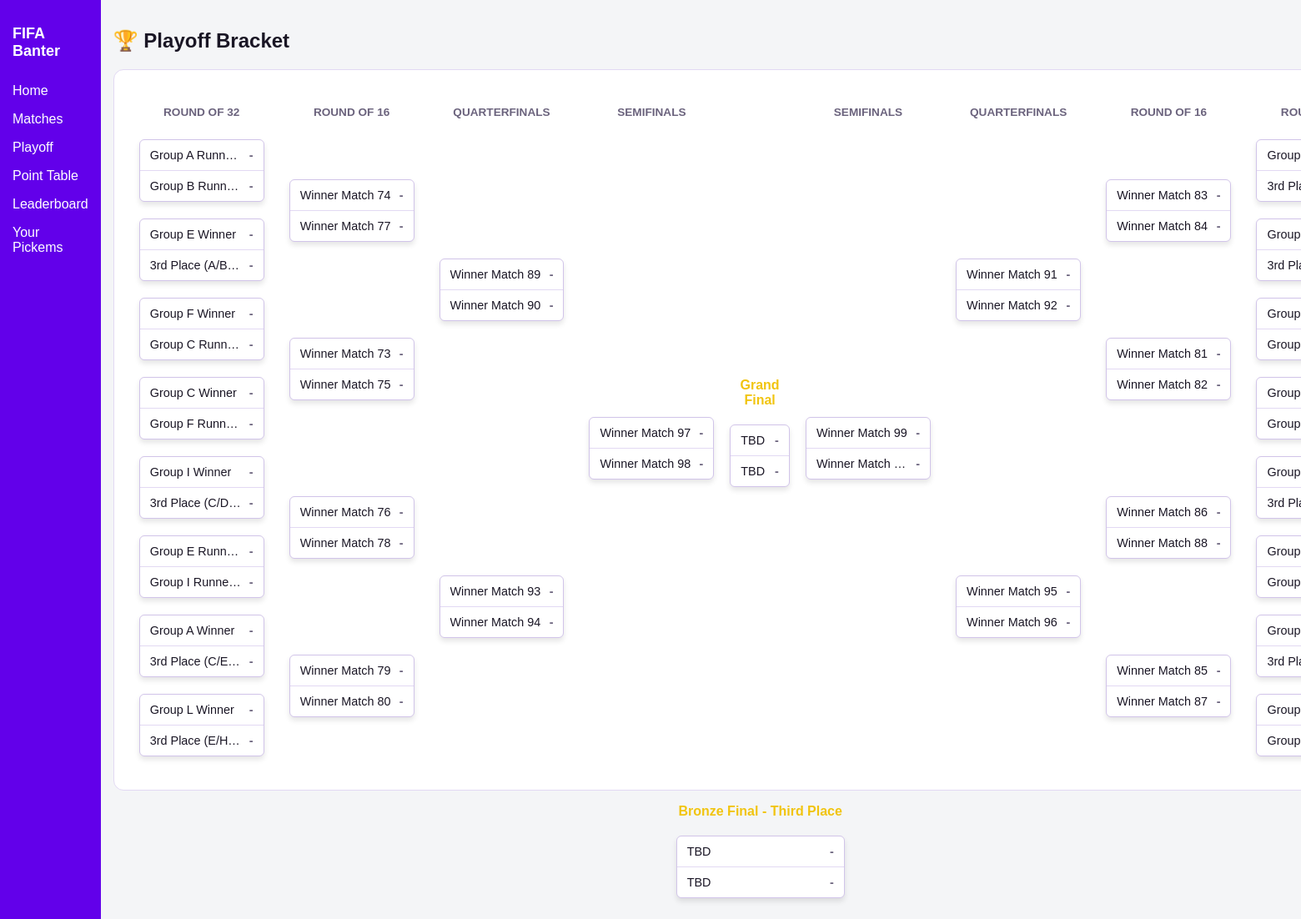
Page /playoff/ (signed in) on the committed database.
### banter/models.py (models this page shows, shortened)
class Match(models.Model):
    match_id = models.IntegerField(unique=True)
    home_team = models.CharField(max_length=50)
    away_team = models.CharField(max_length=50)
    date = models.DateTimeField()
    stage = models.CharField(max_length=20)
    status = models.CharField(max_length=20)
    home_score = models.IntegerField(null=True, blank=True)
    away_score = models.IntegerField(null=True, blank=True)
    winner = models.CharField(max_length=50, null=True, blank=True)

### banter/views.py (the view)
# urls.py: path("playoff/", views.bracket_view),
def bracket_view(request):
    matches = Match.objects.all()
    bracket = {
        "R32": matches.filter(stage="KNOCKOUT-R32"),
        "R16": matches.filter(stage="KNOCKOUT-R16"),
        "QF": matches.filter(stage="Quater-Final"),
        "SF": matches.filter(stage="Semi-Final"),
        "BF" : matches.filter(stage="Bronze-Final"),
        "FF": matches.filter(stage="Final"),
    }
    return render(request, "bracket.html", {
        "bracket": bracket
    })

### templates/bracket.html (shortened to what this page needs)
{% extends "base.html" %}
{% block content %}
<h2>🏆 Playoff Bracket</h2>
<div class="bracket-container">
    <div class="bracket-side side-left">
        <div class="round r32">
            <h3>Round of 32</h3>
            <ul class="match-list">
                {% for m in bracket.R32|slice:":8" %}
                    <li class="match">
                        <div class="team {% if m.home_winner %}winner{% endif %}">
                            <span class="team-name">{{ m.home_team|default:"TBD" }}</span>
                            <span class="score">{{ m.home_score|default:"-" }}</span>
                        </div>
                        <div class="team {% if m.away_winner %}winner{% endif %}">
                            <span class="team-name">{{ m.away_team|default:"TBD" }}</span>
                            <span class="score">{{ m.away_score|default:"-" }}</span>
                        </div>
                    </li>
                {% endfor %}
            </ul>
        </div>
        <div class="round r16">
            <h3>Round of 16</h3>
            <ul class="match-list">
                {% for m in bracket.R16|slice:":4" %}
                    <li class="match">
                        <div class="team {% if m.home_winner %}winner{% endif %}">
                            <span class="team-name">{{ m.home_team|default:"TBD" }}</span>
                            <span class="score">{{ m.home_score|default:"-" }}</span>
                        </div>
                        <div class="team {% if m.away_winner %}winner{% endif %}">
                            <span class="team-name">{{ m.away_team|default:"TBD" }}</span>
                            <span class="score">{{ m.away_score|default:"-" }}</span>
                        </div>
                    </li>
                {% endfor %}
            </ul>
        </div>
        <div class="round qf">
            <h3>Quarterfinals</h3>
            <ul class="match-list">
                {% for m in bracket.QF|slice:":2" %}
                    <li class="match">
                        <div class="team {% if m.home_winner %}winner{% endif %}">
                            <span class="team-name">{{ m.home_team|default:"TBD" }}</span>
                            <span class="score">{{ m.home_score|default:"-" }}</span>
                        </div>
                        <div class="team {% if m.away_winner %}winner{% endif %}">
                            <span class="team-name">{{ m.away_team|default:"TBD" }}</span>
                            <span class="score">{{ m.away_score|default:"-" }}</span>
                        </div>
                    </li>
                {% endfor %}
            </ul>
        </div>
        <div class="round sf">
            <h3>Semifinals</h3>
            <ul class="match-list">
                {% for m in bracket.SF|slice:":1" %}
                    <li class="match">
                        <div class="team {% if m.home_winner %}winner{% endif %}">
                            <span class="team-name">{{ m.home_team|default:"TBD" }}</span>
                            <span class="score">{{ m.home_score|default:"-" }}</span>
                        </div>
                        <div class="team {% if m.away_winner %}winner{% endif %}">
                            <span class="team-name">{{ m.away_team|default:"TBD" }}</span>
                            <span class="score">{{ m.away_score|default:"-" }}</span>
                        </div>
                    </li>
                {% endfor %}
            </ul>
        </div>
    </div>
    <div class="final-center">
        <h3>Grand Final</h3>
        <div class="match final-match">
            <div class="team {% if bracket.FINAL.home_winner %}winner{% endif %}">
                <span class="team-name">{{ bracket.FINAL.home_team|default:"TBD" }}</span>
                <span class="score">{{ bracket.FINAL.home_score|default:"-" }}</span>
            </div>
            <div class="team {% if bracket.FINAL.away_winner %}winner{% endif %}">
                <span class="team-name">{{ bracket.FINAL.away_team|default:"TBD" }}</span>
                <span class="score">{{ bracket.FINAL.away_score|default:"-" }}</span>
            </div>
        </div>
    </div>
    <div class="bracket-side side-right">
        <div class="round r32">
            <h3>Round of 32</h3>
            <ul class="match-list">
                {% for m in bracket.R32|slice:"8:" %}
                    <li class="match">
                        <div class="team {% if m.home_winner %}winner{% endif %}">
                            <span class="team-name">{{ m.home_team|default:"TBD" }}</span>
                        </div>
                        <div class="team {% if m.away_winner %}winner{% endif %}">
                            <span class="team-name">{{ m.away_team|default:"TBD" }}</span>
                        </div>
                    </li>
                {% endfor %}
            </ul>
        </div>
        <div class="round r16">
            <h3>Round of 16</h3>
            <ul class="match-list">
                {% for m in bracket.R16|slice:"4:" %}
                    <li class="match">
                        <div class="team {% if m.home_winner %}winner{% endif %}">
                            <span class="team-name">{{ m.home_team|default:"TBD" }}</span>
                            <span class="score">{{ m.home_score|default:"-" }}</span>
                        </div>
                        <div class="team {% if m.away_winner %}winner{% endif %}">
                            <span class="team-name">{{ m.away_team|default:"TBD" }}</span>
                            <span class="score">{{ m.away_score|default:"-" }}</span>
                        </div>
                    </li>
                {% endfor %}
            </ul>
        </div>
        <div class="round qf">
            <h3>Quarterfinals</h3>
            <ul class="match-list">
                {% for m in bracket.QF|slice:"2:" %}
                    <li class="match">
                        <div class="team {% if m.home_winner %}winner{% endif %}">
                            <span class="team-name">{{ m.home_team|default:"TBD" }}</span>
                            <span class="score">{{ m.home_score|default:"-" }}</span>
                        </div>
                        <div class="team {% if m.away_winner %}winner{% endif %}">
                            <span class="team-name">{{ m.away_team|default:"TBD" }}</span>
                            <span class="score">{{ m.away_score|default:"-" }}</span>
                        </div>
                    </li>
                {% endfor %}
            </ul>
        </div>
        <div class="round sf">
            <h3>Semifinals</h3>
            <ul class="match-list">
                {% for m in bracket.SF|slice:"1:" %}
                    <li class="match">
                        <div class="team {% if m.home_winner %}winner{% endif %}">
                            <span class="team-name">{{ m.home_team|default:"TBD" }}</span>
                            <span class="score">{{ m.home_score|default:"-" }}</span>
                        </div>
                        <div class="team {% if m.away_winner %}winner{% endif %}">
                            <span class="team-name">{{ m.away_team|default:"TBD" }}</span>
                            <span class="score">{{ m.away_score|default:"-" }}</span>
                        </div>
                    </li>
                {% endfor %}
            </ul>
        </div>
    </div>
</div>
    <div class="final-center">
        <h3>Bronze Final - Third Place</h3>
        <div class="match final-match">
            <div class="team {% if bracket.BF.home_winner %}winner{% endif %}">
                <span class="team-name">{{ bracket.FINAL.home_team|default:"TBD" }}</span>
                <span class="score">{{ bracket.FINAL.home_score|default:"-" }}</span>
            </div>
            <div class="team {% if bracket.BF.away_winner %}winner{% endif %}">
                <span class="team-name">{{ bracket.FINAL.away_team|default:"TBD" }}</span>
                <span class="score">{{ bracket.FINAL.away_score|default:"-" }}</span>
            </div>
        </div>
    </div>
{% endblock %}

### templates/base.html (style rules this page uses)
:root { --bg-main: #f4f5f7; --bg-card: #ffffff; --bg-card-hover: #f0ecfa; --bg-comment-other: #e9e5f3; --bg-comment-mine: #f1ebff; --bg-bracket-container: #ffffff; --bg-match: #ffffff; --bg-winner: #f0ecfa; --border-color: #e2d9f3; --border-match: #d1c4e9; --text-main: #1a1625; --text-muted: #6b637d; --text-winner: #7c4dff; --brand-primary: #6200ea; --brand-text: #ffffff; }
html, body { margin: 0; padding: 0; font-family: Arial, sans-serif; background: var(--bg-main); color: var(--text-main); transition: background 0.3s ease, color 0.3s ease; }
.bracket-container { display: grid; grid-template-columns: 4fr 2fr 4fr; gap: 20px; align-items: center; background: var(--bg-bracket-container); padding: 30px; border-radius: 12px; overflow-x: auto; border: 1px solid var(--border-color); }
.bracket-side { display: flex; gap: 30px; }
.side-left { flex-direction: row; }
.side-right { flex-direction: row-reverse; }
.round { display: flex; flex-direction: column; justify-content: space-around; flex: 1; min-width: 140px; }
.round h3 { text-align: center; font-size: 0.85rem; color: var(--text-muted); text-transform: uppercase; margin-bottom: 15px; }
.match-list { list-style: none; padding: 0; margin: 0; display: flex; flex-direction: column; justify-content: space-around; height: 100%; min-height: 600px; }
.match { position: relative; background: var(--bg-match); border: 1px solid var(--border-match); border-radius: 6px; overflow: hidden; margin: 10px 0; box-shadow: 0 4px 6px rgba(0,0,0,0.1); }
.team { display: flex; justify-content: space-between; padding: 10px 12px; font-size: 0.9rem; border-bottom: 1px solid var(--border-color); }
.team:last-child { border-bottom: none; }
.team-name { white-space: nowrap; overflow: hidden; text-overflow: ellipsis; max-width: 110px; }
.score { font-weight: bold; color: var(--text-muted); padding-left: 10px; }
.final-center { display: flex; flex-direction: column; align-items: center; justify-content: center; text-align: center; }
.final-center h3 { font-size: 1rem; color: #f1c40f; margin-bottom: 10px; }
.final-match { width: 100%; max-width: 200px; }

### rows in the picture
Match: home_team "Group A Runn…", home_score "-", away_team "Group B Runn…", away_score "-"
Match: home_team "Group E Winner", home_score "-", away_team "3rd Place (A/B…", away_score "-"
Match: home_team "Group F Winner", home_score "-", away_team "Group C Runn…", away_score "-"
Match: home_team "Group C Winner", home_score "-", away_team "Group F Runn…", away_score "-"
Match: home_team "Group I Winner", home_score "-", away_team "3rd Place (C/D…", away_score "-"
Match: home_team "Group E Runn…", home_score "-", away_team "Group I Runne…", away_score "-"
Match: home_team "Group A Winner", home_score "-", away_team "3rd Place (C/E…", away_score "-"
Match: home_team "Group L Winner", home_score "-", away_team "3rd Place (E/H…", away_score "-"
Match: home_team "Winner Match 74", home_score "-", away_team "Winner Match 77", away_score "-"
Match: home_team "Winner Match 73", home_score "-", away_team "Winner Match 75", away_score "-"
Match: home_team "Winner Match 76", home_score "-", away_team "Winner Match 78", away_score "-"
Match: home_team "Winner Match 79", home_score "-", away_team "Winner Match 80", away_score "-"
Match: home_team "Winner Match 89", home_score "-", away_team "Winner Match 90", away_score "-"
Match: home_team "Winner Match 93", home_score "-", away_team "Winner Match 94", away_score "-"
Match: home_team "Winner Match 97", home_score "-", away_team "Winner Match 98", away_score "-"
Match: home_team "Group…", away_team "3rd Place (B/E…"
Match: home_team "Group…", away_team "3rd Place (A/E…"
Match: home_team "Group K Runn…", away_team "Group L Runn…"
Match: home_team "Group…", away_team "Group J Runn…"
Match: home_team "Group…", away_team "3rd Place (E/F…"
Match: home_team "Group…", away_team "Group H Runn…"
Match: home_team "Group…", away_team "3rd Place (D/E…"
Match: home_team "Group D Runn…", away_team "Group G Runn…"
Match: home_team "Winner Match 83", home_score "-", away_team "Winner Match 84", away_score "-"
Match: home_team "Winner Match 81", home_score "-", away_team "Winner Match 82", away_score "-"
Match: home_team "Winner Match 86", home_score "-", away_team "Winner Match 88", away_score "-"
Match: home_team "Winner Match 85", home_score "-", away_team "Winner Match 87", away_score "-"
Match: home_team "Winner Match 91", home_score "-", away_team "Winner Match 92", away_score "-"
Match: home_team "Winner Match 95", home_score "-", away_team "Winner Match 96", away_score "-"
Match: home_team "Winner Match 99", home_score "-", away_team "Winner Match…", away_score "-"

### other values in the picture
{{ bracket.FINAL.home_team|default:"TBD" }} "TBD"
{{ bracket.FINAL.home_score|default:"-" }} "-"
{{ bracket.FINAL.away_team|default:"TBD" }} "TBD"
{{ bracket.FINAL.away_score|default:"-" }} "-"
